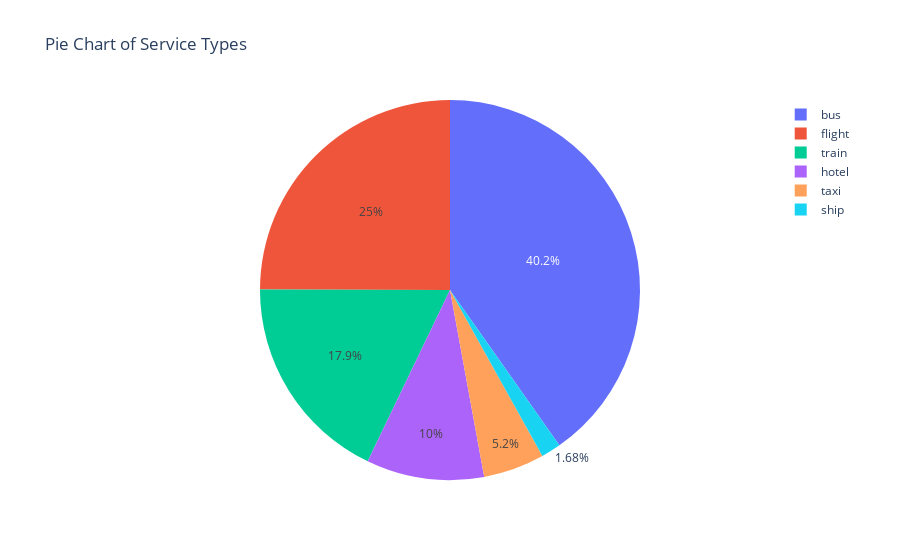

Source (notebook cell):
### Code cell
fig = px.pie(values=percentages.values(),
             names=list(percentages.keys()),
             title='Pie Chart of Service Types')
fig.show()

### Figure 1 — Plotly figure (JSON) as saved in the notebook; plotly's stock layout.template omitted (floating-point values rounded to 4 significant figures)
{"data": [{"domain": {"x": [0, 1], "y": [0, 1]}, "hovertemplate": "label=%{label}<br>value=%{value}<extra></extra>", "labels": ["bus", "flight", "train", "hotel", "taxi", "ship"], "legendgroup": "", "name": "", "showlegend": true, "type": "pie", "values": [0.4024, 0.2496, 0.1791, 0.1001, 0.05197, 0.01681]}], "layout": {"legend": {"tracegroupgap": 0}, "title": {"text": "Pie Chart of Service Types"}}}
